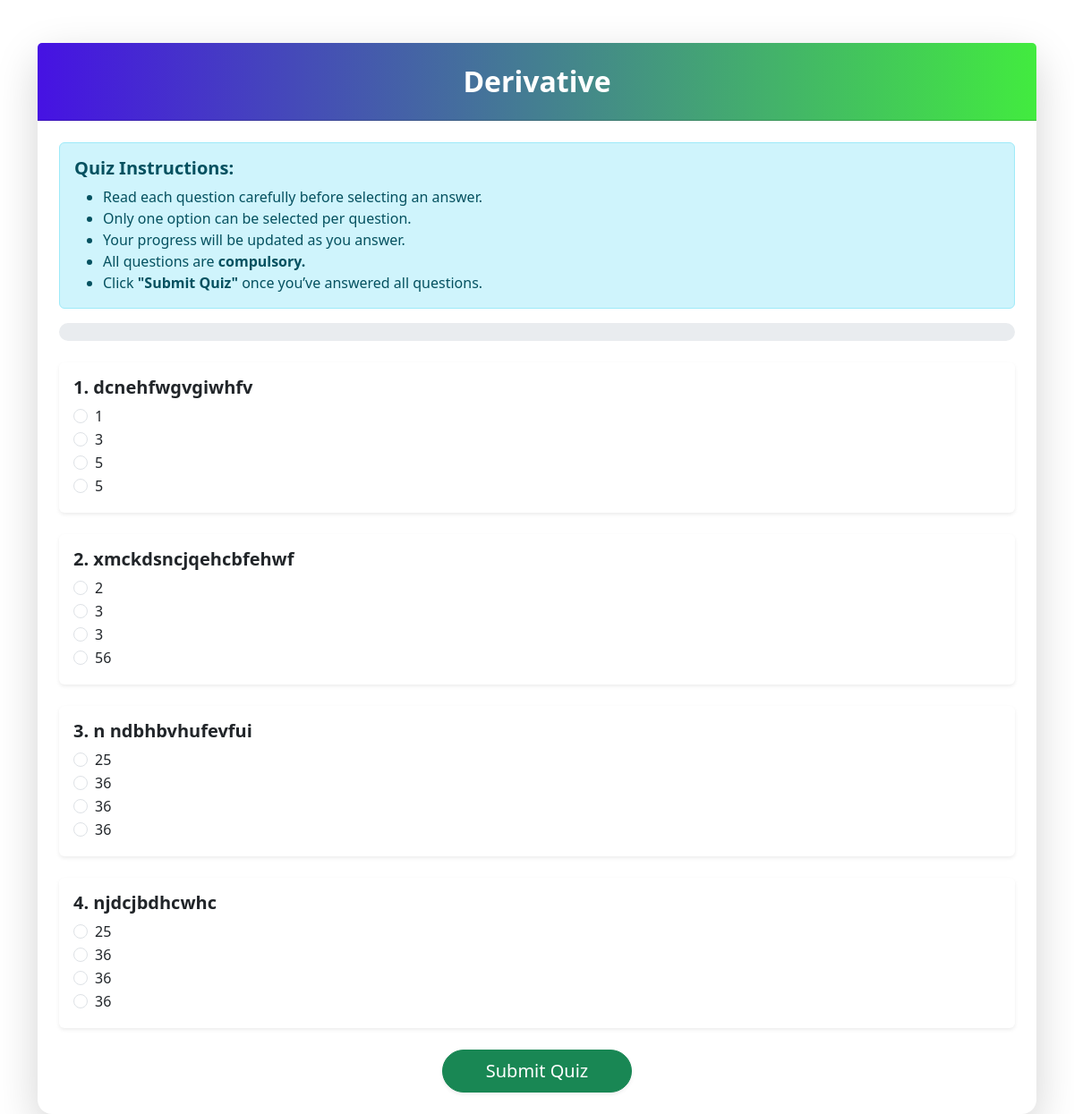
The page /quiz/1 on the database as committed earlier.
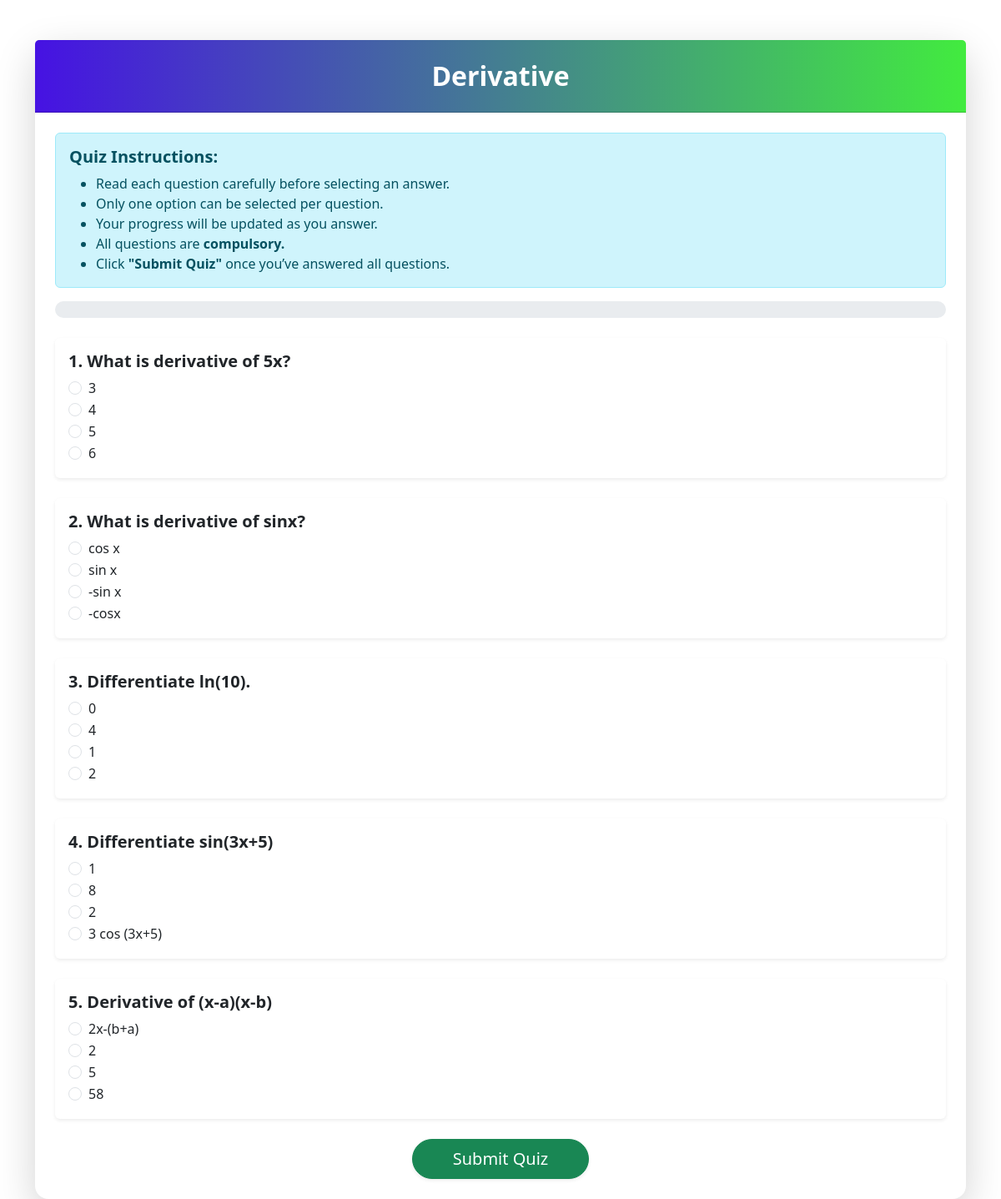
The same page on the database as committed later.
### app.py (models this page shows)
class Chapter(db.Model):
    __tablename__ = 'chapters'
    id = db.Column(db.Integer, primary_key=True)
    name = db.Column(db.String(120), nullable=False)
    description = db.Column(db.Text)
    subject_id = db.Column(db.Integer, db.ForeignKey('subjects.id'), nullable=False)
    subject = db.relationship('Subject', back_populates='chapters')
    quizzes = db.relationship('Quiz', back_populates='chapter')
    total_attempts = db.Column(db.Integer, default=0)#helpful to display most attempting chapter

class Question(db.Model):
    __tablename__ = 'questions'
    id = db.Column(db.Integer, primary_key=True)
    quiz_id = db.Column(db.Integer, db.ForeignKey('quizzes.id'), nullable=False)
    question_text = db.Column(db.Text, nullable=False)
    option_1 = db.Column(db.String(255), nullable=False)
    option_2 = db.Column(db.String(255), nullable=False)
    option_3 = db.Column(db.String(255), nullable=False)
    option_4 = db.Column(db.String(255), nullable=False)
    correct_option = db.Column(db.Integer, nullable=False)  # 1, 2, 3, or 4
    quiz = db.relationship('Quiz', back_populates='questions')

### app.py (the view)
@app.route('/quiz/<int:quiz_id>')
def quiz(quiz_id):
    quiz = Quiz.query.get(quiz_id)
    if not quiz:
        return redirect(url_for('ud'))  # Redirect to a relevant page
    questions = Question.query.filter_by(quiz_id=quiz_id).all()
    user_id = session.get('user_id')
    user = User.query.get(user_id) if user_id else None
    return render_template('us_quiz.html', quiz=quiz, questions=questions, user=user)

### templates/us_quiz.html (shortened to what this page needs)
{% extends "base.html" %}
{% block content %}
<div class="container mt-5">
    <div class="card shadow-lg border-0 rounded-4">
        <div class="card-header text-white text-center py-4" style="background: linear-gradient(90deg,rgb(70, 18, 227),rgb(66, 235, 63));">
            <h2 class="fw-bold mb-0">{{ quiz.chapter.name }}</h2>
        </div>
        <div class="card-body p-4">
            <div class="alert alert-info" role="alert">
                <h5 class="fw-bold">Quiz Instructions:</h5>
                <ul class="mb-0">
                    <li>Read each question carefully before selecting an answer.</li>
                    <li>Only one option can be selected per question.</li>
                    <li>Your progress will be updated as you answer.</li>
                    <li>All questions are <strong>compulsory.</strong></li>
                    <li>Click <strong>"Submit Quiz"</strong> once you’ve answered all questions.</li>
                </ul>
            </div>
            <div class="progress mb-4" style="height: 20px; background-color: #e9ecef; border-radius: 10px; overflow: hidden;">
            </div>
            <form method="POST" action="{{ url_for('submit_quiz', quiz_id=quiz.id) }}" id="quizForm">
                {% for question in questions %}
                <div class="card mb-4 shadow-sm border-0">
                    <div class="card-body">
                        <h5 class="fw-semibold">{{ loop.index }}. {{ question.question_text }}</h5>
                        <div class="list-group">
                            <div class="form-check">
                                <input class="form-check-input quiz-option" type="radio" name="q{{ question.id }}" value="1" required>
                                <label class="form-check-label">{{ question.option_1 }}</label>
                            </div>
                            <div class="form-check">
                                <input class="form-check-input quiz-option" type="radio" name="q{{ question.id }}" value="2" required>
                                <label class="form-check-label">{{ question.option_2 }}</label>
                            </div>
                            <div class="form-check">
                                <input class="form-check-input quiz-option" type="radio" name="q{{ question.id }}" value="3" required>
                                <label class="form-check-label">{{ question.option_3 }}</label>
                            </div>
                            <div class="form-check">
                                <input class="form-check-input quiz-option" type="radio" name="q{{ question.id }}" value="4" required>
                                <label class="form-check-label">{{ question.option_4 }}</label>
                            </div>
                        </div>
                    </div>
                </div>
                {% endfor %}
                <div class="text-center mt-4">
                    <button type="submit" class="btn btn-lg btn-success px-5 py-2 rounded-pill shadow-sm">
                        Submit Quiz
                    </button>
                </div>
            </form>
        </div>
    </div>
</div>
{% endblock %}

Rows that differ between the two databases and show on the page:
removed Question: question_text "dcnehfwgvgiwhfv", option_1 "1", option_2 "3", option_3 "5", option_4 "5"
removed Question: question_text "xmckdsncjqehcbfehwf", option_1 "2", option_2 "3", option_3 "3", option_4 "56"
removed Question: question_text "n ndbhbvhufevfui", option_1 "25", option_2 "36", option_3 "36", option_4 "36"
removed Question: question_text "njdcjbdhcwhc", option_1 "25", option_2 "36", option_3 "36", option_4 "36"
added Question: question_text "What is derivative of 5x?", option_1 "3", option_2 "4", option_3 "5", option_4 "6"
added Question: question_text "What is derivative of sinx?", option_1 "cos x", option_2 "sin x", option_3 "-sin x", option_4 "-cosx"
added Question: question_text "Differentiate ln(10).", option_1 "0", option_2 "4", option_3 "1", option_4 "2"
added Question: question_text "Differentiate sin(3x+5)", option_1 "1", option_2 "8", option_3 "2", option_4 "3 cos (3x+5)"
added Question: question_text "Derivative of (x-a)(x-b)", option_1 "2x-(b+a)", option_2 "2", option_3 "5", option_4 "58"
